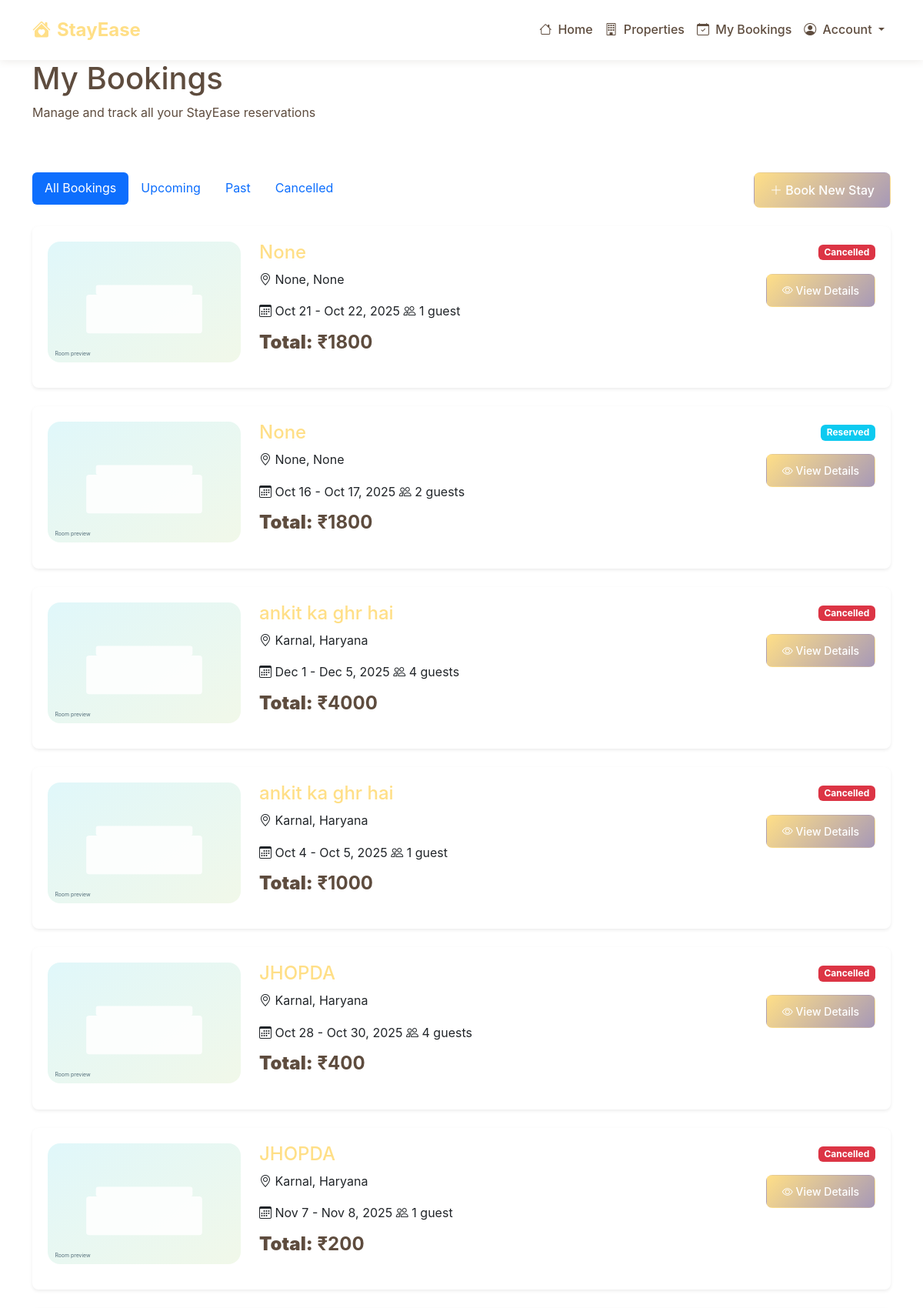
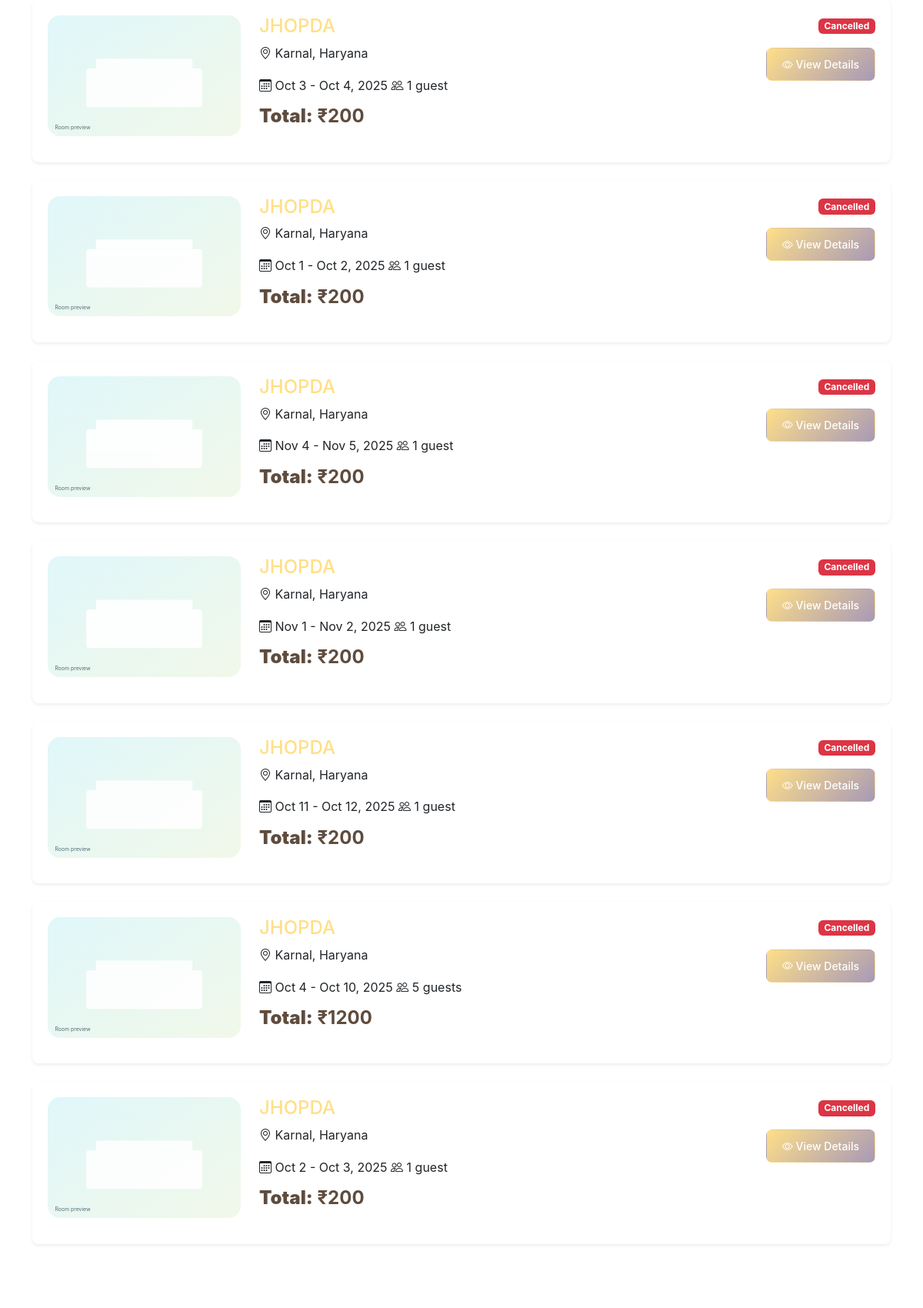
The app's page /my-bookings/ (signed in, upper part) with its own data (2 pictures, top to bottom).
### members/models.py (models this page shows, shortened)
class Booking(models.Model):
    user = models.ForeignKey(User, on_delete=models.CASCADE)
    listing = models.ForeignKey(Listing, on_delete=models.CASCADE)
    check_in = models.DateField(null=True, blank=True)
    check_out = models.DateField(null=True, blank=True)
    guests = models.IntegerField(null=True, blank=True)
    total_price = models.BigIntegerField(null=True, blank=True)
    status = models.CharField(max_length=50, null=True, blank=True)
    created_at = models.DateField(null=True, blank=True, default=timezone.now)
    class Meta:
        constraints = [
            models.UniqueConstraint(
                fields=['user', 'listing', 'check_in', 'check_out'],
                name='unique_booking_per_user_listing_dates'
            )
        ]

class Listing(models.Model):
    user = models.ForeignKey(User, on_delete=models.CASCADE)
    title = models.CharField(max_length=50, null=True, blank=True)
    description = models.CharField(max_length=50, null=True, blank=True)
    price = models.BigIntegerField(null=True, blank=True)
    address = models.CharField(max_length=50, null=True, blank=True)
    city = models.CharField(max_length=50, null=True, blank=True)
    state = models.CharField(max_length=50, null=True, blank=True)
    zipcode = models.BigIntegerField(null=True, blank=True)
    latitude = models.BigIntegerField(null=True, blank=True)
    longitude = models.BigIntegerField(null=True, blank=True)
    room_type = models.CharField(max_length=50, null=True, blank=True)
    available_from = models.DateField(null=True, blank=True)
    available_to = models.DateField(null=True, blank=True)
    status = models.CharField(max_length=50, null=True, blank=True)
    created_at = models.CharField(max_length=50, null=True, blank=True)

### members/views.py (the view)
# urls.py: path('my-bookings/', views.my_bookings, name='my_bookings'), # This is the only booking list we need
@login_required
def my_bookings(request):
    bookings = Booking.objects.filter(user=request.user).select_related("listing").order_by("-id").distinct()
    return render(request, "members/booking_list.html", {"bookings": bookings})

### members/templates/members/booking_list.html (shortened to what this page needs)
{% extends 'base.html' %}
{% load static %}
{% block hero %}
<div class="bookings-hero-section">
    <div class="container">
        <div class="row">
            <div class="col-lg-8">
                <h1 class="hero-title">My Bookings</h1>
                <p class="hero-subtitle">Manage and track all your StayEase reservations</p>
            </div>
        </div>
    </div>
</div>
{% endblock %}
{% block content %}
<div class="bookings-container">
    <div class="row mb-4">
        <div class="col-md-8">
            <div class="booking-filters">
                <ul class="nav nav-pills" id="bookingFilters" role="tablist">
                    <li class="nav-item" role="presentation">
                        <button class="nav-link active" id="all-tab" data-bs-toggle="pill" data-bs-target="#all" type="button" role="tab" aria-controls="all" aria-selected="true">All Bookings</button>
                    </li>
                    <li class="nav-item" role="presentation">
                        <button class="nav-link" id="upcoming-tab" data-bs-toggle="pill" data-bs-target="#upcoming" type="button" role="tab" aria-controls="upcoming" aria-selected="false">Upcoming</button>
                    </li>
                    <li class="nav-item" role="presentation">
                        <button class="nav-link" id="past-tab" data-bs-toggle="pill" data-bs-target="#past" type="button" role="tab" aria-controls="past" aria-selected="false">Past</button>
                    </li>
                    <li class="nav-item" role="presentation">
                        <button class="nav-link" id="cancelled-tab" data-bs-toggle="pill" data-bs-target="#cancelled" type="button" role="tab" aria-controls="cancelled" aria-selected="false">Cancelled</button>
                    </li>
                </ul>
            </div>
        </div>
        <div class="col-md-4 text-md-end">
            <a href="{% url 'listing_list' %}" class="btn btn-primary">
                <i class="bi bi-plus-lg"></i> Book New Stay
            </a>
        </div>
    </div>
    <div class="tab-content" id="bookingFiltersContent">
        <div class="tab-pane fade show active" id="all" role="tabpanel" aria-labelledby="all-tab">
            {% if bookings %}
                <div class="booking-list">
                    {% for booking in bookings %}
                        <div class="booking-card card shadow-sm mb-4">
                            <div class="card-body">
                                <div class="row">
                                    <div class="col-md-3">
                                        <div class="booking-image rounded-4 overflow-hidden">
                                            {% if booking.listing.images.first %}
                                                <img src="{{ booking.listing.images.first.image_url }}" class="img-fluid" alt="{{ booking.listing.title }}">
                                            {% else %}
                                                <img src="{% static 'img/fallback-room.svg' %}" class="img-fluid" alt="{{ booking.listing.title }}">
                                            {% endif %}
                                        </div>
                                    </div>
                                    <div class="col-md-6">
                                        <div class="booking-details">
                                            <h4 class="booking-title">
                                                <a href="{% url 'listing_detail' booking.listing.id %}">{{ booking.listing.title }}</a>
                                            </h4>
                                            <p class="booking-location">
                                                <i class="bi bi-geo-alt"></i> {{ booking.listing.city }}, {{ booking.listing.state }}
                                            </p>
                                            <div class="booking-dates">
                                                <span class="date-range">
                                                    <i class="bi bi-calendar3"></i>
                                                    {{ booking.check_in|date:"M j" }} - {{ booking.check_out|date:"M j, Y" }}
                                                </span>
                                                <span class="guests">
                                                    <i class="bi bi-people"></i> {{ booking.guests }} guest{% if booking.guests > 1 %}s{% endif %}
                                                </span>
                                            </div>
                                            <div class="booking-price mt-2">
                                                <strong>Total:</strong> ₹{{ booking.total_price|default:1800 }}
                                            </div>
                                        </div>
                                    </div>
                                    <div class="col-md-3">
                                        <div class="booking-status-actions text-md-end">
                                            <div class="booking-status mb-3">
                                                <span class="badge {% if booking.status == 'Confirmed' %}bg-success{% elif booking.status == 'Pending' %}bg-warning{% elif booking.status == 'Cancelled' %}bg-danger{% else %}bg-info{% endif %}">
                                                    {{ booking.status }}
                                                </span>
                                            </div>
                                            <div class="booking-actions">
                                                <a href="/booking/{{ booking.id }}/" class="btn btn-primary btn-sm">
                                                    <i class="bi bi-eye"></i> View Details
                                                </a>
                                            </div>
                                        </div>
                                    </div>
                                </div>
                            </div>
                        </div>
                    {% endfor %}
                </div>
            {% endif %}
        </div>
    </div>
</div>
{% endblock %}

### members/templates/base.html (shortened to what this page needs)
<!DOCTYPE html>
 {% load static %}
<html lang="en">
<head>
    <link href="https://cdn.jsdelivr.net/npm/bootstrap@5.3.0/dist/css/bootstrap.min.css" rel="stylesheet">
    <link rel="stylesheet" href="https://cdn.jsdelivr.net/npm/bootstrap-icons@1.10.0/font/bootstrap-icons.css">
    <link rel="stylesheet" href="{% static 'css/styles.css' %}?v=2">
</head>
<body>
    <nav class="navbar navbar-expand-lg navbar-light bg-white sticky-top">
        <div class="container">
            <a class="navbar-brand" href="{% url 'index' %}">
                <i class="bi bi-house-heart-fill me-2"></i>StayEase
            </a>
            <div class="collapse navbar-collapse" id="navbarNav">
                <ul class="navbar-nav ms-auto">
                    <li class="nav-item">
                        <a class="nav-link" href="{% url 'index' %}">
                            <i class="bi bi-house me-1"></i> Home
                        </a>
                    </li>
                    <li class="nav-item">
                        <a class="nav-link" href="{% url 'listing_list' %}">
                            <i class="bi bi-building me-1"></i> Properties
                        </a>
                    </li>
                    <li class="nav-item">
                        <a class="nav-link" href="{% url 'my_bookings' %}">
                            <i class="bi bi-calendar-check me-1"></i> My Bookings
                        </a>
                    </li>
 <li class="nav-item dropdown">
                        <a class="nav-link dropdown-toggle" href="#" id="accountDropdown" role="button" data-bs-toggle="dropdown" aria-expanded="false">
                            <i class="bi bi-person-circle me-1"></i> Account
                        </a>
                    </li>
                </ul>
            </div>
        </div>
    </nav>
    {% block hero %}{% endblock %}
    <div class="container py-5">
        {% block content %}{% endblock %}
    </div>
</body>
</html>

### members/static/css/styles.css (style rules this page uses)
:root { --primary-color: #ffdf87; --secondary-color: #f08a5d; --dark-color: #5e4c3e; --light-color: #fff8e8; --success-color: #83b582; --warning-color: #f9c74f; --danger-color: #e07a5f; --box-shadow: 0 2px 10px rgba(94, 76, 62, 0.1); --transition: all 0.3s ease; --border-radius: 8px; --font-main: 'Circular', -apple-system, BlinkMacSystemFont, Roboto, 'Helvetica Neue', sans-serif; --zumper-teal: #b8d8ba; --zumper-purple: #a799b7; --zumper-pink: #f4978e; --zumper-yellow: #ffdf87; --zumper-green: #83b582; }
body { font-family: var(--font-main); color: var(--dark-color); line-height: 1.6; background-color: #fff; margin: 0; padding: 0; }
a { color: var(--primary-color); text-decoration: none; transition: var(--transition); }
.navbar { box-shadow: var(--box-shadow); padding: 15px 0; }
.navbar-brand { font-weight: 700; font-size: 24px; color: var(--primary-color) !important; }
.navbar-nav .nav-link { font-weight: 500; padding: 10px 15px; color: var(--dark-color) !important; }
:root { --zumper-primary: #5e4c3e; --zumper-secondary: #ffdf87; --zumper-accent: #f08a5d; --zumper-light-bg: #fff8e8; --zumper-text: #5e4c3e; --zumper-light-text: #8a7968; }
.card { border: none; border-radius: var(--border-radius); box-shadow: var(--box-shadow); transition: var(--transition); margin-bottom: 25px; overflow: hidden; }
.card-body { padding: 20px; }
.booking-price { font-size: 1.5rem; font-weight: 700; color: var(--dark-color); margin-bottom: 20px; }
.btn-primary { background-image: linear-gradient(135deg, var(--primary-color), var(--zumper-purple)); border-color: transparent; padding: 10px 20px; font-weight: 500; border-radius: var(--border-radius); transition: var(--transition); }

### records on screen
Booking: listing "None", listing.city "None", listing.state "None", check_in "Oct 21", check_out "Oct 22, 2025", guests "1", total_price "1800", status "Cancelled"
Booking: listing "None", listing.city "None", listing.state "None", check_in "Oct 16", check_out "Oct 17, 2025", guests "2", total_price "1800", status "Reserved"
Booking: listing "ankit ka ghr hai", listing.city "Karnal", listing.state "Haryana", check_in "Dec 1", check_out "Dec 5, 2025", guests "4", total_price "4000", status "Cancelled"
Booking: listing "ankit ka ghr hai", listing.city "Karnal", listing.state "Haryana", check_in "Oct 4", check_out "Oct 5, 2025", guests "1", total_price "1000", status "Cancelled"
Booking: listing "JHOPDA", listing.city "Karnal", listing.state "Haryana", check_in "Oct 28", check_out "Oct 30, 2025", guests "4", total_price "400", status "Cancelled"
Booking: listing "JHOPDA", listing.city "Karnal", listing.state "Haryana", check_in "Nov 7", check_out "Nov 8, 2025", guests "1", total_price "200", status "Cancelled"
Booking: listing "JHOPDA", listing.city "Karnal", listing.state "Haryana", check_in "Oct 3", check_out "Oct 4, 2025", guests "1", total_price "200", status "Cancelled"
Booking: listing "JHOPDA", listing.city "Karnal", listing.state "Haryana", check_in "Oct 1", check_out "Oct 2, 2025", guests "1", total_price "200", status "Cancelled"
Booking: listing "JHOPDA", listing.city "Karnal", listing.state "Haryana", check_in "Nov 4", check_out "Nov 5, 2025", guests "1", total_price "200", status "Cancelled"
Booking: listing "JHOPDA", listing.city "Karnal", listing.state "Haryana", check_in "Nov 1", check_out "Nov 2, 2025", guests "1", total_price "200", status "Cancelled"
Booking: listing "JHOPDA", listing.city "Karnal", listing.state "Haryana", check_in "Oct 11", check_out "Oct 12, 2025", guests "1", total_price "200", status "Cancelled"
Booking: listing "JHOPDA", listing.city "Karnal", listing.state "Haryana", check_in "Oct 4", check_out "Oct 10, 2025", guests "5", total_price "1200", status "Cancelled"
Booking: listing "JHOPDA", listing.city "Karnal", listing.state "Haryana", check_in "Oct 2", check_out "Oct 3, 2025", guests "1", total_price "200", status "Cancelled"
